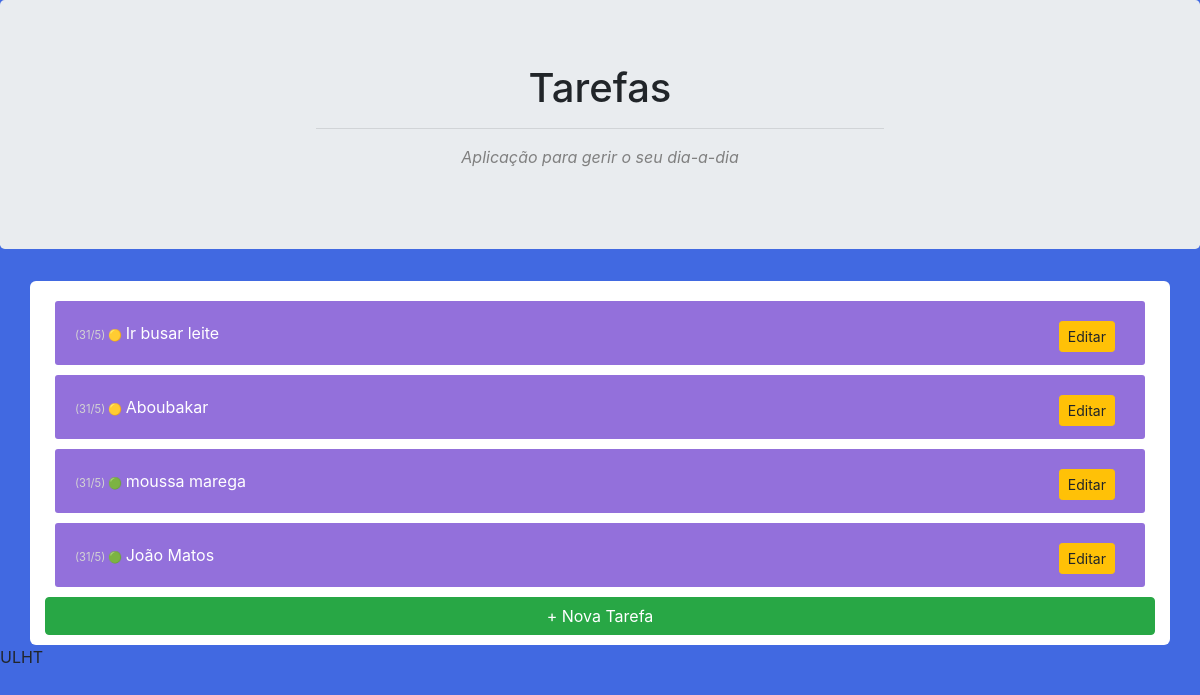
The page /tarefas/ on the database as committed earlier.
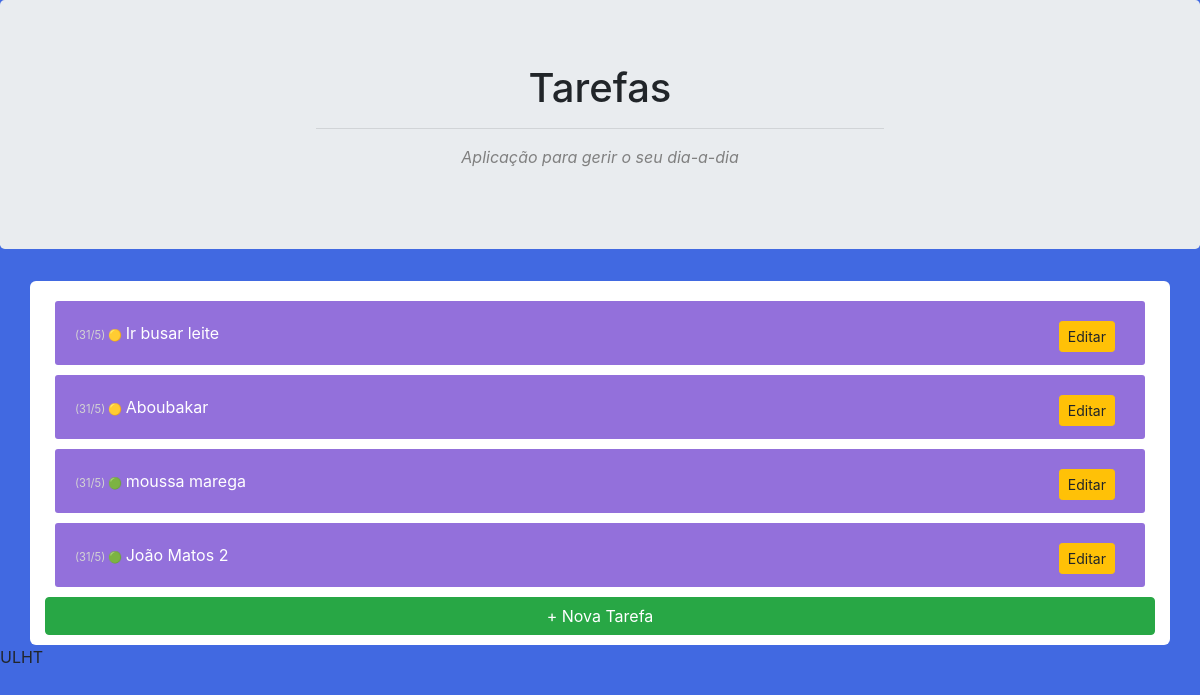
The same page on the database as committed later.
### website/models.py (models this page shows, shortened)
class Tarefa(models.Model):
    titulo = models.CharField(max_length=30)
    prioridade = models.IntegerField(default=1)
    concluida = models.BooleanField(default=False)
    criado = models.DateTimeField(auto_now_add=True)

### website/views.py (the view)
# urls.py: path('tarefas/', views.tarefas_tarefa_view, name='tarefas'),
def tarefas_tarefa_view(request):
    context = {
        'tarefas': Tarefa.objects.all()
    }
    return render(request, 'website/tarefas.html', context)

### website/templates/website/tarefas.html
{% extends 'website/base_tarefas.html' %}
{% block main %}
    {% for tarefa in tarefas %}
        <p>
            <span class="info">
                ({{ tarefa.criado.day }}/{{ tarefa.criado.month }})
                {% if tarefa.prioridade == 1 %}
                    🟢
                {% elif tarefa.prioridade == 2 %}
                    🟡
                {% else %}
                     🔴
                {% endif %}
            </span>
            {% if tarefa.concluido == True %}
                <del>{{ tarefa.titulo }}</del>
            {% else %}
                {{ tarefa.titulo }}
            {% endif %}
            <a href="{% url 'website:edita' tarefa.id %}" class="btn btn-warning  btn-sm"
               style="float: right; margin-right: 10px">
                Editar
            </a>
        </p>
    {% endfor %}
<a href="{% url 'website:nova' %}" class="btn btn-success btn-block">+ Nova Tarefa</a>
{% endblock %}

Rows that differ between the two databases and show on the page:
changed Tarefa: titulo "João Matos" → "João Matos 2"
